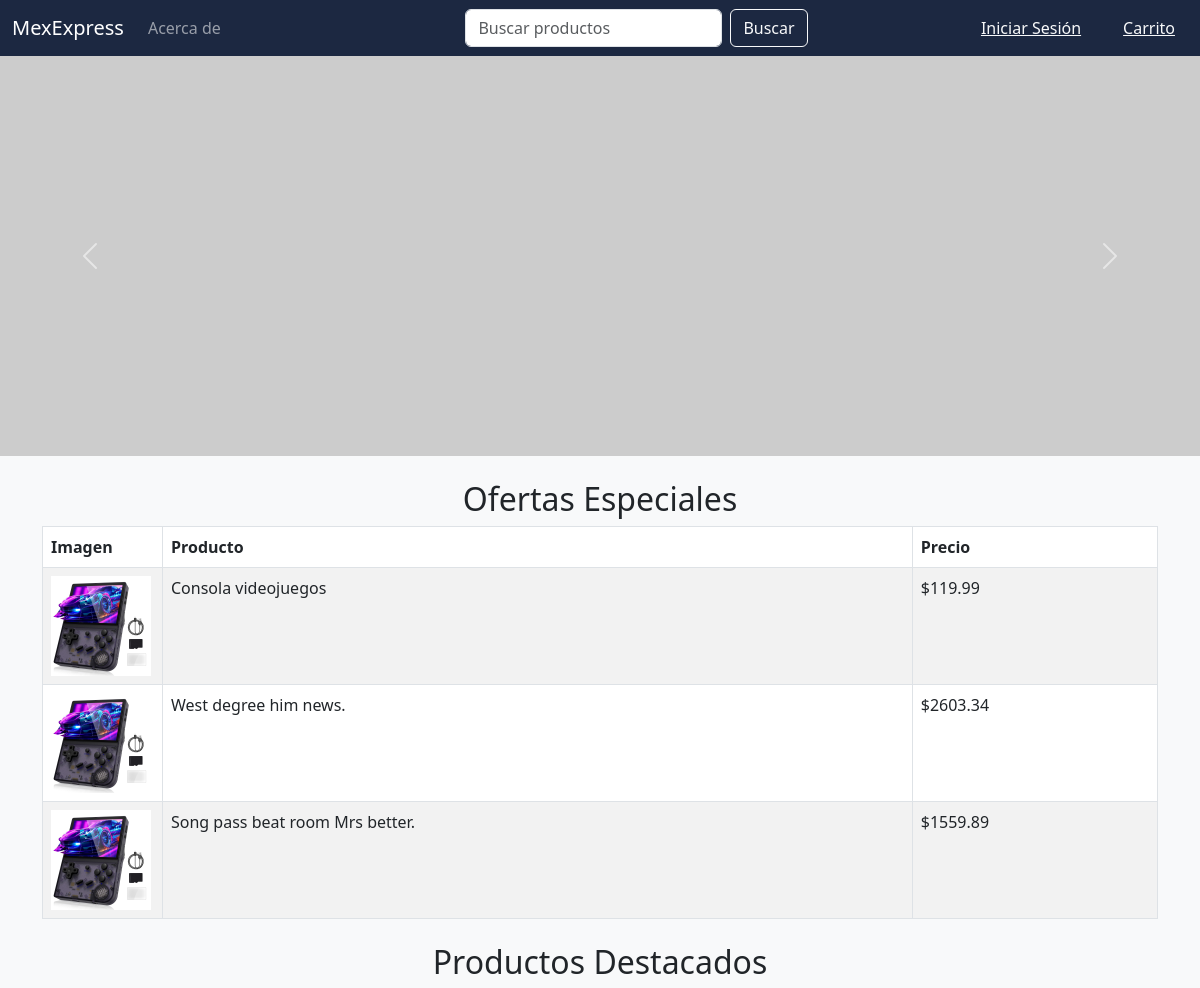
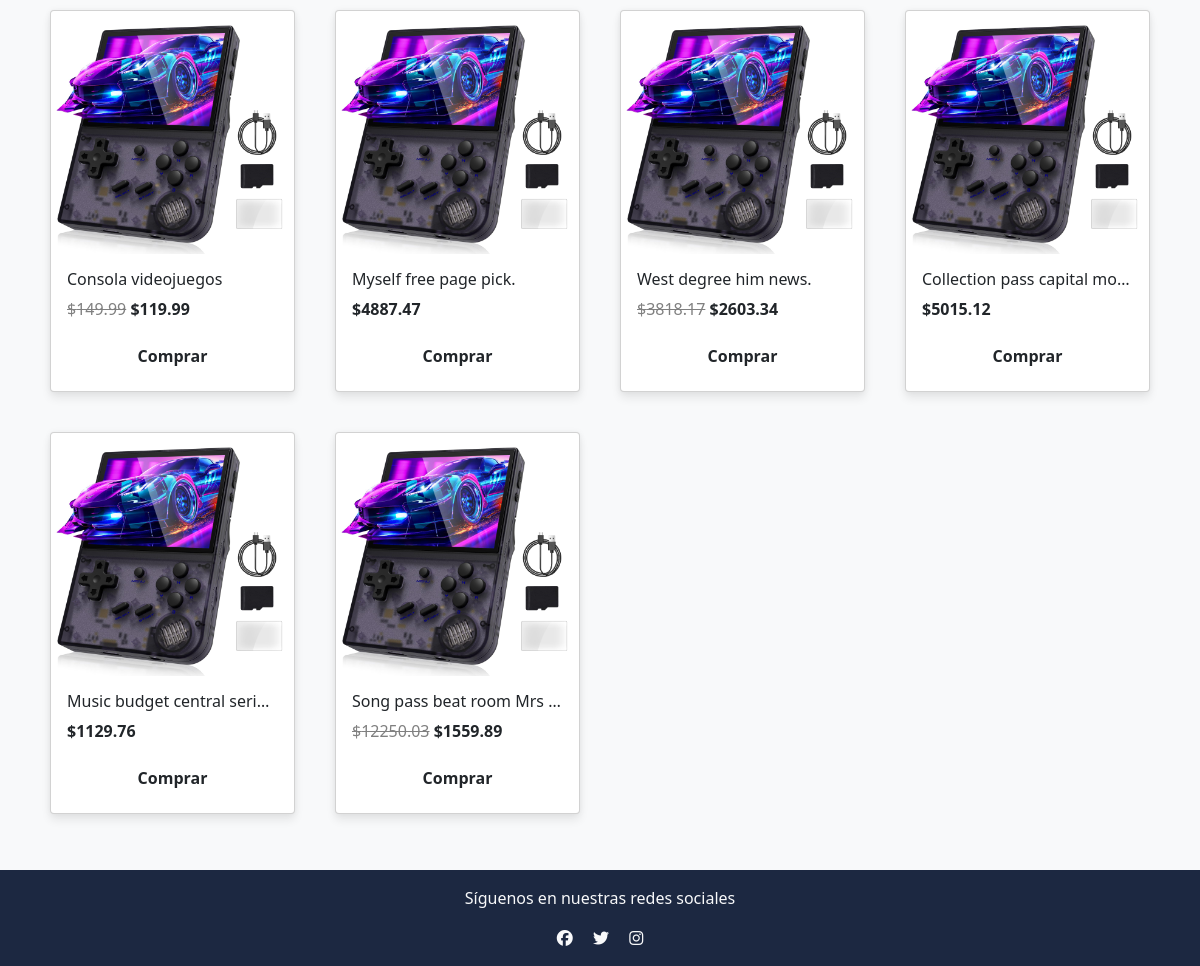
The page /shopapp/ on the database its author committed (2 pictures, top to bottom).
### shopApp/models.py (models this page shows, shortened)
class Product(models.Model):
    product_name = models.CharField(max_length=100, unique=True)
    product_description = models.CharField(max_length=255)
    product_full_cost = models.DecimalField(max_digits=10, decimal_places=2)
    product_is_offer = models.BooleanField()
    product_offer_cost = models.DecimalField(max_digits=10, decimal_places=2)

### shopApp/views.py (the view)
# urls.py: path('',index),
def index(request):
    product_list = Product.objects.all()
    special_offers = Product.objects.filter(product_is_offer=True)
    my_context = {
        "message": "Hola",
        "special_offers": special_offers,
        "product_list": product_list,
        "special_offers_2": [
            {
                "name": "Mascarilla hidratante de Sávila",
                "cost": 14.00,
                "img": "shopApp/img/img_mascarilla.jpg",
            },
            {
                "name": "Consola de videojuegos portátil XE150",
                "cost": 450.00,
                "img": "shopApp/img/img_consola2.jpg",
            },
            {
                "name": "Reloj de pulsera gótico de Snoopy",
                "cost": 160.00,
                "img": "shopApp/img/img_reloj_snoopy.jpg",
            },
            {
                "name": "Camisa para caballero de algodón",
                "cost": 200.00,
                "img": "shopApp/img/img_camisa_caballero_algodon.jpg",
            },
            {
                "name": "Peluche de Batman tamaño real",
                "cost": 2000.00,
                "img": "shopApp/img/img_peluche_batman.jpg",
            },
            {
                "name": "Flauta peruana de cerámica",
                "cost": 250.00,
                "img": "shopApp/img/img_flauta_peruana.jpg",
            },
            {
                "name": "Miniatura de 40k",
                "cost": 100.00,
                "img": "shopApp/img/img_miniatura_40k.jpg",
            }
        ]
    }
    return render(request, "shopApp/index.html", context=my_context)

### templates/shopApp/index.html (shortened to what this page needs)
{% extends 'shopApp/base.html' %}
{% block content %}
{% load static %}
    <div id="carouselExample" class="carousel slide" data-bs-ride="carousel">
        <div class="carousel-inner">
            <div class="carousel-item active">
                <img src="https://placehold.co/1200x400" class="d-block w-100" alt="Noticia 1">
            </div>
        </div>
        <button class="carousel-control-prev" type="button" data-bs-target="#carouselExample" data-bs-slide="prev">
            <span class="carousel-control-prev-icon"></span>
        </button>
        <button class="carousel-control-next" type="button" data-bs-target="#carouselExample" data-bs-slide="next">
            <span class="carousel-control-next-icon"></span>
        </button>
    </div>
    <div class="container my-4">
        <h2 class="text-center">Ofertas Especiales</h2>
        <table class="table table-striped table-bordered">
            <thead class="">
                <tr>
                    <th>Imagen</th>
                    <th>Producto</th>
                    <th>Precio</th>
                </tr>
            </thead>
            <tbody>
                {% for offer in special_offers %}
                <tr>
                    <td style="width:120px"><img src= "{% static 'shopApp\img\img_consola2.jpg' %}" width="100px" alt= "Imagen de producto"></td>
                    <td>{{ offer.product_name }}</td>
                    <td>${{ offer.product_offer_cost }}</td>
                </tr>
                {% endfor %}
            </tbody>
        </table>
    </div>
    <div class="container my-4 justify-content-center">
        <h2 class="text-center">Productos Destacados</h2>
        <div class="row">
            {% for offer in product_list %}
            <div class="col-12 col-md-4 col-lg-3 mb-4">
                <div class="card">
                    <img src="{% static 'shopApp\img\img_consola2.jpg' %}" class="card-img-top" alt="Producto">
                    <div class="card-body">
                        <h6 title="{{offer.product_name}}" class="card-title text-truncate">{{offer.product_name}}</h6>
                        <p class="card-text">
                            {% if offer.product_is_offer %}
                                <del style="color: gray">${{offer.product_full_cost}}</del>
                                <b>${{offer.product_offer_cost}}</b>
                            {% else %}
                                <b>${{offer.product_full_cost}}</b>
                            {% endif %}
                        </p>
                        <button class="btn w-100">
                            Comprar
                         </button>
                    </div>
                </div>
            </div>
            {% endfor %}
        </div>
    </div>
{% endblock %}

### static/shopApp/css/styles.css (style rules this page uses)
.card { margin: 0.5em; border-radius: 4px; background: #fff; box-shadow: 0 6px 10px rgba(0,0,0,.08), 0 0 6px rgba(0,0,0,.05); transition: .3s transform cubic-bezier(.155,1.105,.295,1.12),.3s box-shadow,.3s -webkit-transform cubic-bezier(.155,1.105,.295,1.12); cursor: pointer; }
.card .btn { font-weight: bold; }
thead th { background-color: rgb(0,49,83); }
td img { width: 100px; height: 100px;; }

### rows shown on the page
Product: product_name "Consola videojuegos", product_offer_cost "119.99", product_full_cost "149.99"
Product: product_name "West degree him news.", product_offer_cost "2603.34", product_full_cost "3818.17"
Product: product_name "Song pass beat room Mrs better.", product_offer_cost "1559.89", product_name "Song pass beat room Mrs…", product_full_cost "12250.03"
Product: product_name "Myself free page pick.", product_full_cost "4887.47"
Product: product_name "Collection pass capital mo…", product_full_cost "5015.12"
Product: product_name "Music budget central seri…", product_full_cost "1129.76"
